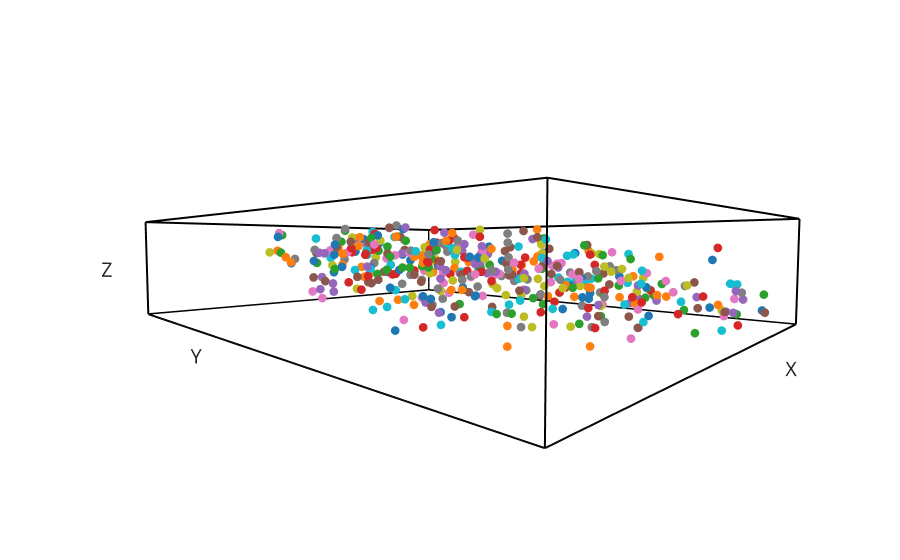

The notebook cell this image was saved under:
### Markdown cell above
Plot Centroids for Pre-corrected Imaging Volume

### Code cell
from skimage.measure import label, regionprops
import plotly.express as px
import plotly.io as pio
import pandas as pd

scale = 10

def draw_bbox(xlims, ylims, zlims):
    X = []
    Y = []
    Z = []
    for x in xlims:
        for y in ylims:
            for z in zlims:
                X.append(x)
                Y.append(y)
                Z.append(z)
    for x in xlims:
        for z in zlims:
            for y in ylims:
                X.append(x)
                Y.append(y)
                Z.append(z)
    for z in zlims:
        for y in ylims:
            for x in xlims:
                X.append(x)
                Y.append(y)
                Z.append(z)
    return X, Y, Z

regions = regionprops(data["masks"])

X, Y, Z = draw_bbox([0,795], [0,899], [0,65])
df = pd.DataFrame(dict(
    X=X, 
    Y=Y, 
    Z=Z,
    line_group=np.repeat(range(int(len(X)/2)), 2)
))
fig = px.line_3d(df, x='X', y='Y', z='Z', line_group='line_group', template="simple_white")
fig.update_traces(line_color="black", line_width=4)
for region in regions[::10]:
    z, y, x = region.centroid
    fig.add_scatter3d(x=[x], y=[y], z=[z])
camera = dict(eye=dict(x=12, y=12, z=0.85))
fig.update_layout(
    scene = dict(
        xaxis = dict(ticks="", range=[0, 795], showgrid=False, showticklabels=False, title_font_size=20),
        yaxis = dict(ticks="", range=[0, 899], showgrid=False, showticklabels=False, title_font_size=20),
        zaxis = dict(ticks="", range=[0, 65], showgrid=False, showticklabels=False, title_font_size=20),
        aspectmode="manual",
        aspectratio=dict(x=13.7, y=17, z=3.3),),
    width=900,
    showlegend=False,
    scene_camera=camera
                )
fig.update_traces(marker_size=3)
fig.show()
pio.write_image(fig, "/Users/ryan.gorzek/Downloads/test3d.jpeg", scale=3)
